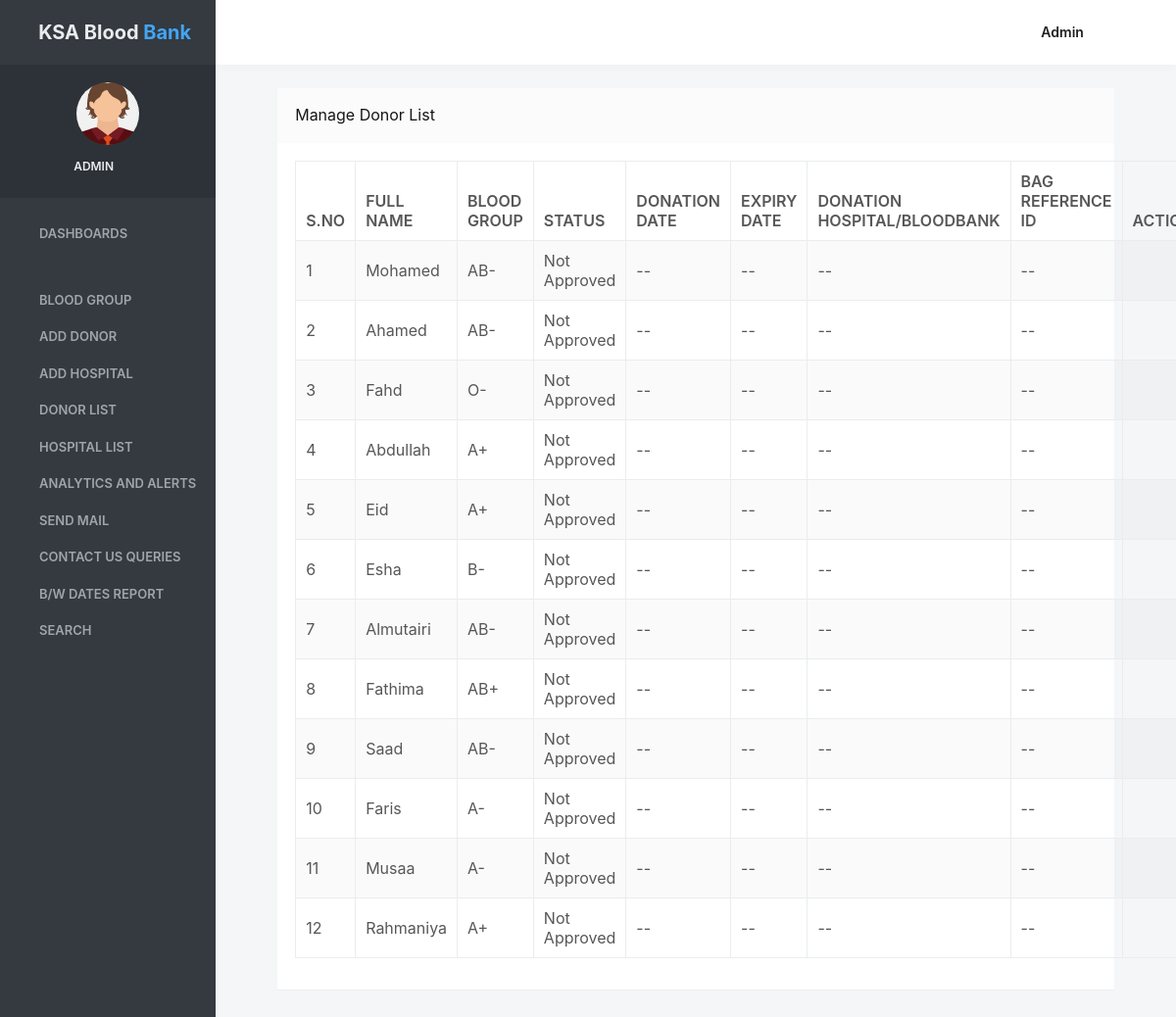
/donorlist (signed in), run on the app's committed database.
### bloodbank/models.py (models this page shows, shortened)
class Donor(models.Model):
    fullname = models.CharField(max_length=100)
    mobileno = models.CharField(max_length=15)
    emailid = models.CharField(max_length=50)
    gender = models.CharField(max_length=15)
    age = models.CharField(max_length=15)
    group = models.ForeignKey(Group, on_delete=models.CASCADE)
    address = models.CharField(max_length=300, null=True)
    message = models.CharField(max_length=300, null=True)
    postingdate = models.CharField(max_length=100)
    Status = models.CharField(max_length=100)
    donation_date = models.CharField(max_length=100)
    expiry_date = models.CharField(max_length=100)
    AssocHB = models.CharField(max_length=100)
    ReferenceID = models.CharField(max_length=100)

class Group(models.Model):
    bloodgroup = models.CharField(max_length=30)

### bloodbank/views.py (the view)
# urls.py: path('donorlist',donorlist, name='donorlist'),
def donorlist(request):
    if not request.user.is_authenticated:
        return redirect('login')
    donor = Donor.objects.all()
    d = {'donor': donor}
    return render(request, 'donorlist.html', d)

### bloodbank/templates/donorlist.html (shortened to what this page needs)
{% load static %}
{% block body %}
<html lang="en" class="no-focus">
    <head>
       <link rel="stylesheet" href="{% static 'adminassets/js/plugins/datatables/dataTables.bootstrap4.min.css' %}">
        <link rel="stylesheet" id="css-main" href="{% static 'adminassets/css/codebase.min.css' %}">
    </head>
    <body>
        <div id="page-container" class="sidebar-o sidebar-inverse side-scroll page-header-fixed main-content-narrow">
          {% include 'sidebar.html' %}
            {% include 'admin_nav.html' %}
            <main id="main-container">
                <div class="content">
                    <div class="block">
                        <div class="block-header block-header-default">
                            <h3 class="block-title">Manage Donor List</h3>
                        </div>
                        <div class="block-content block-content-full">
                            <table class="table table-bordered table-striped table-vcenter js-dataTable-full-pagination" >
                                <thead>
                                    <tr>
                                        <th>S.No</th>
                                        <th class="d-none d-sm-table-cell">Full Name</th>
                                        <th class="d-none d-sm-table-cell">Blood Group</th>
                                         <th class="d-none d-sm-table-cell">Status</th>
                                         <th class="d-none d-sm-table-cell">Donation Date</th>
                                         <th class="d-none d-sm-table-cell">Expiry Date</th>
                                        <th class="d-none d-sm-table-cell">Donation Hospital/Bloodbank</th>
                                        <th class="d-none d-sm-table-cell">Bag Reference ID</th>
                                        <th class="d-none d-sm-table-cell">Action</th>
                                       </tr>
                                </thead>
                                <tbody>
 {% for i in donor %}
                                    <tr>
                                        <td>{{forloop.counter}}</td>
                                        <td>{{i.fullname}}</td>
                                        <td>{{i.group.bloodgroup}}</td>
                                        <td>{{i.Status}}</td>
                                        <td>{{i.donation_date}}</td>
                                        <td >{{i.expiry_date}}</td>
                                         <td >{{i.AssocHB}}</td>
                                         <td >{{i.ReferenceID}}</td>
                                         <td><a href="{% url 'edit_donor' i.id %}"><i class="fa fa-pencil fa-fw" aria-hidden="true"></i></a></td>
                                    </tr>
                                    {% endfor %}
                                </tbody>
                            </table>
                        </div>
                    </div>
                </div>
            </main>
        </div>
    </body>
</html>
{% endblock %}

### bloodbank/templates/sidebar.html (shortened to what this page needs)
{% load static %}
   <nav id="sidebar">
                <div id="sidebar-scroll">
                    <div class="sidebar-content">
                        <div class="content-header content-header-fullrow px-15">
                            <div class="content-header-section text-center align-parent sidebar-mini-hidden">
                                <div class="content-header-item">
                                    <a class="link-effect font-w700" href="{% url 'admin_home' %}">
                                        <i class="si si-fire text-primary"></i>
                                        <span class="font-size-xl text-dual-primary-dark">KSA Blood </span><span class="font-size-xl text-primary">Bank</span>
                                    </a>
                                </div>
                            </div>
                        </div>
                        <div class="content-side content-side-full content-side-user px-10 align-parent">
                            <div class="sidebar-mini-hidden-b text-center">
                                <a class="img-link" href="be_pages_generic_profile.html">
                                    <img class="img-avatar" src="{% static 'adminassets/img/avatars/avatarboy729.png' %}" alt="">
                                </a>
                                <ul class="list-inline mt-10">
                                    <li class="list-inline-item">
                                        <a class="link-effect text-dual-primary-dark font-size-xs font-w600 text-uppercase" href="#">{{request.user.username}}</a>
                                    </li>
                                    <li class="list-inline-item">
                                        <a class="link-effect text-dual-primary-dark" href="{% url 'logout' %}">
                                            <i class="si si-logout"></i>
                                        </a>
                                    </li>
                                </ul>
                            </div>
                        </div>
                        <div class="content-side content-side-full">
                            <ul class="nav-main">
                                <li class="open">
                                    <a href="{% url 'admin_home' %}"><i class="si si-cup"></i><span class="sidebar-mini-hide">Dashboards</span></a>
                                </li>
                                <li class="nav-main-heading"><span class="sidebar-mini-visible">UI</span></li>
                                <li>
                                    <a class="nav-submenu" data-toggle="nav-submenu"><i class="si si-puzzle"></i>Blood Group</a>
                                </li>
                               <li>
                                    <a  href="{% url 'add_donor' %}"><i class="fa fa-edit"></i><span class="sidebar-mini-hide">Add Donor</span></a>
                                </li>
                                <li>
                                    <a  href="{% url 'add_hospital' %}"><i class="fa fa-edit"></i><span class="sidebar-mini-hide">Add Hospital</span></a>
                                </li>
                                <li>
                                    <a  href="{% url 'donorlist' %}"><i class="fa fa-users"></i><span class="sidebar-mini-hide">Donor List</span></a>
                                </li>
                                <li>
                                    <a  href="{% url 'hospitallist' %}"><i class="fa fa-users"></i><span class="sidebar-mini-hide">Hospital List</span></a>
                                </li>
                                  <li>
                                    <a  href="{% url 'graphData' %}"><i class="fa fa-users"></i><span class="sidebar-mini-hide">Analytics and Alerts</span></a>
                                </li>
                                 <li>
                                    <a  href="{% url 'sendmail' %}"><i class="fa fa-users"></i><span class="sidebar-mini-hide">Send Mail</span></a>
                                </li>
                                <li>
                                    <a class="nav-submenu" data-toggle="nav-submenu" href="#"><i class="si si-user"></i><span class="sidebar-mini-hide">Contact Us Queries</span></a>
                                </li>
                                <li>
                                    <a  href="{% url 'betweendate_report' %}"><i class="si si-vector"></i><span class="sidebar-mini-hide">B/w Dates Report</span></a>
                                </li>
                                <li>
                                    <a class="nav-submenu" data-toggle="nav-submenu" href="#"><i class="si si-trophy"></i><span class="sidebar-mini-hide">Search</span></a>
                                </li>
                            </ul>
                        </div>
                    </div>
                </div>
            </nav>

### bloodbank/templates/admin_nav.html (shortened to what this page needs)
{% load static %}
            <header id="page-header">
                <div class="content-header">
                    <div class="content-header-section">
                        <button type="button" class="btn btn-circle btn-dual-secondary" data-toggle="layout" data-action="sidebar_toggle">
                            <i class="fa fa-navicon"></i>
                        </button>
                        <div class="btn-group" role="group">
                            <button type="button" class="btn btn-circle btn-dual-secondary" id="page-header-options-dropdown" data-toggle="dropdown" aria-haspopup="true" aria-expanded="false">
                                <i class="fa fa-wrench"></i>
                            </button>
                        </div>
                        <div class="btn-group" role="group">
                            <button type="button" class="btn btn-circle btn-dual-secondary" id="page-header-themes-dropdown" data-toggle="dropdown" aria-haspopup="true" aria-expanded="false">
                                <i class="fa fa-paint-brush"></i>
                            </button>
                        </div>
                    </div>
                    <div class="content-header-section">
                        <div class="btn-group" role="group">
                            <button type="button" class="btn btn-rounded btn-dual-secondary text-capitalize" id="page-header-user-dropdown" data-toggle="dropdown" aria-haspopup="true" aria-expanded="false">
                                {{request.user.username}}<i class="fa fa-angle-down ml-5"></i>
                            </button>
                        </div>
                    </div>
                </div>
            </header>

### data on the page
Donor: fullname "Mohamed", group.bloodgroup "AB-", Status "Not Approved", donation_date "--", expiry_date "--", AssocHB "--", ReferenceID "--"
Donor: fullname "Ahamed", group.bloodgroup "AB-", Status "Not Approved", donation_date "--", expiry_date "--", AssocHB "--", ReferenceID "--"
Donor: fullname "Fahd", group.bloodgroup "O-", Status "Not Approved", donation_date "--", expiry_date "--", AssocHB "--", ReferenceID "--"
Donor: fullname "Abdullah", group.bloodgroup "A+", Status "Not Approved", donation_date "--", expiry_date "--", AssocHB "--", ReferenceID "--"
Donor: fullname "Eid", group.bloodgroup "A+", Status "Not Approved", donation_date "--", expiry_date "--", AssocHB "--", ReferenceID "--"
Donor: fullname "Esha", group.bloodgroup "B-", Status "Not Approved", donation_date "--", expiry_date "--", AssocHB "--", ReferenceID "--"
Donor: fullname "Almutairi", group.bloodgroup "AB-", Status "Not Approved", donation_date "--", expiry_date "--", AssocHB "--", ReferenceID "--"
Donor: fullname "Fathima", group.bloodgroup "AB+", Status "Not Approved", donation_date "--", expiry_date "--", AssocHB "--", ReferenceID "--"
Donor: fullname "Saad", group.bloodgroup "AB-", Status "Not Approved", donation_date "--", expiry_date "--", AssocHB "--", ReferenceID "--"
Donor: fullname "Faris", group.bloodgroup "A-", Status "Not Approved", donation_date "--", expiry_date "--", AssocHB "--", ReferenceID "--"
Donor: fullname "Musaa", group.bloodgroup "A-", Status "Not Approved", donation_date "--", expiry_date "--", AssocHB "--", ReferenceID "--"
Donor: fullname "Rahmaniya", group.bloodgroup "A+", Status "Not Approved", donation_date "--", expiry_date "--", AssocHB "--", ReferenceID "--"

### other printed values
{{ request.user.username }} "ADMIN"
{{ request.user.username }} "Admin"
